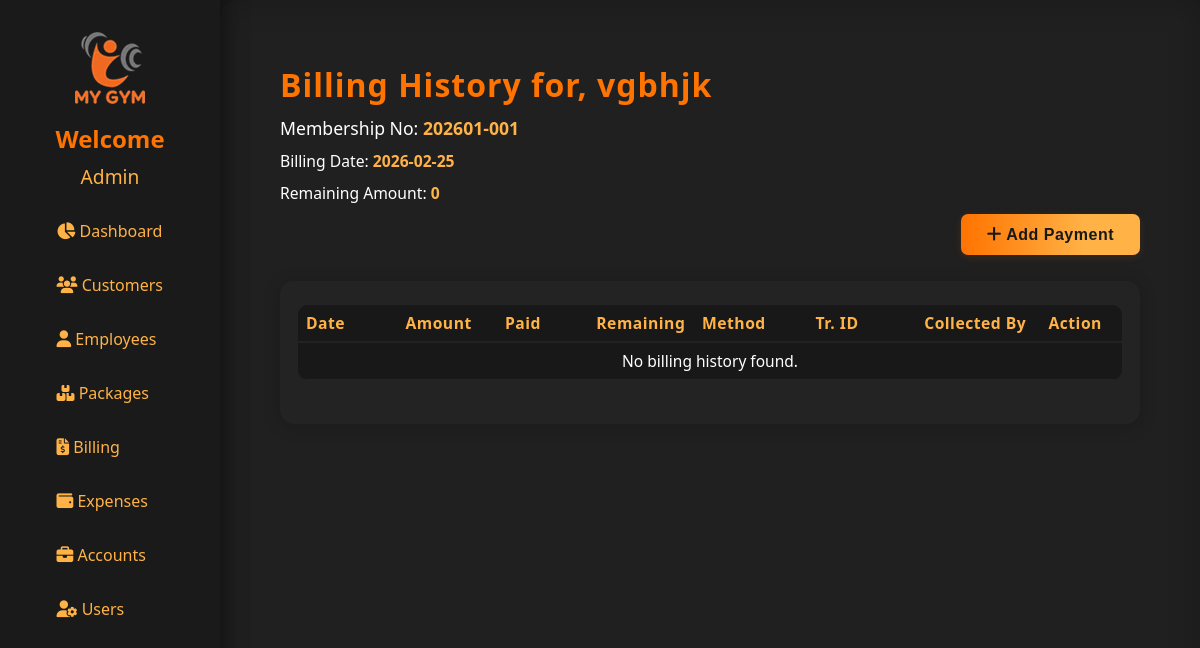
Page /billing_history/51596-2159199-6 (signed in) on the committed database.
### models.py (models this page shows, shortened)
class User(UserMixin, db.Model):
    id = db.Column(db.Integer, primary_key=True)
    username = db.Column(db.String(80), unique=True, nullable=False)
    password_hash = db.Column(db.String(128))
    thumb_id = db.Column(db.String(100))
    role_id = db.Column(db.String(100))
    created_at = db.Column(db.DateTime, default=datetime.utcnow)
    updated_at = db.Column(db.DateTime, default=datetime.utcnow, onupdate=datetime.utcnow)

class Customer(db.Model):
    id = db.Column(db.Integer, primary_key=True)
    membership_no = db.Column(db.String(20), unique=True)
    admission_date = db.Column(db.Date)
    type = db.Column(db.String(32))
    package_id = db.Column(db.Integer, db.ForeignKey('packages.id'))
    status = db.Column(db.String(20), default="Not Paid")
    billing_date = db.Column(db.Date)
    name = db.Column(db.String(120), nullable=False)
    email = db.Column(db.String(120))
    father_or_husband = db.Column(db.String(120))
    cnic = db.Column(db.String(20))
    gender = db.Column(db.String(20))
    marital_status = db.Column(db.String(20))
    blood_group = db.Column(db.String(10))
    dob = db.Column(db.Date)
    height = db.Column(db.Float)
    weight = db.Column(db.Float)
    waist = db.Column(db.Float)
    profession = db.Column(db.String(120))
    nationality = db.Column(db.String(50))
    address = db.Column(db.String(200))
    phone = db.Column(db.String(30))
    emergency_contact = db.Column(db.String(30))
    package = db.Column(db.String(50))
    personal_training_time = db.Column(db.String(50))
    trainer = db.Column(db.String(50))
    bmi_test = db.Column(db.String(10))  # 'Yes' or 'No'
    bmi_value = db.Column(db.Float)
    illnesses = db.Column(db.String(200))
    illness_other = db.Column(db.String(100))
    join_reasons = db.Column(db.String(200))
    terms_accepted = db.Column(db.Boolean, default=False)
    thumb_id = db.Column(db.String(100))
    invoices = db.relationship('Invoice', backref='customer', cascade="all, delete-orphan")
    billings = db.relationship('Billing', backref='customer', primaryjoin="Customer.cnic == foreign(Billing.customer_cnic)", cascade="all, delete-orphan")
    billing_histories = db.relationship('BillingHistory', backref='customer', primaryjoin="Customer.cnic == foreign(BillingHistory.customer_cnic)", cascade="all, delete-orphan")
    created_at = db.Column(db.DateTime, default=datetime.utcnow)
    updated_at = db.Column(db.DateTime, default=datetime.utcnow, onupdate=datetime.utcnow)
    discount_amount = db.Column(db.Integer, default=0)  # New field for discount amount

### app.py (the view)
@app.route('/billing_history/<cnic>', methods=['GET'])
@login_required
def billing_history(cnic):
    customer = Customer.query.filter_by(cnic=cnic).first_or_404()
    employees = Employee.query.all()
    pkg = Packages.query.get(customer.package_id)
    package_price = int(pkg.package_price) if pkg and pkg.package_price else 0
    discount_amount = customer.discount_amount or 0
    billing = Billing.query.filter_by(customer_cnic=customer.cnic).order_by(Billing.payment_date.desc()).first()
    previous_remaining = billing.remaining_amount if billing else 0
    current_balance = billing.remaining_amount if billing else 0
    amount_to_be_paid = package_price - discount_amount + previous_remaining
    history = BillingHistory.query.filter_by(customer_cnic=cnic).order_by(BillingHistory.payment_date.desc()).all()
    serialized_history = [serialize_billing_history(b) for b in history]
    return render_template(
        'billing_history.html',
        customer=customer,
        history=serialized_history,
        employees=employees,
        current_balance=current_balance,
        package_name=pkg.package_name if pkg else '',
        package_price=package_price,
        previous_remaining=previous_remaining,
        amount_to_be_paid=amount_to_be_paid,
    )

### app.py (called while the page is built)
@login_manager.user_loader
def load_user(user_id):
    return db.session.get(User, int(user_id))

### templates/billing_history.html (shortened to what this page needs)
{% extends "base.html" %}
{% block content %}
{% if customer.name|length > 12 %}
  <h1 style="color:#ff7300; letter-spacing:1px; margin-bottom: 10px;" title="{{ customer.name }}">
      Billing History for, {{ customer.name[:12]  }}&hellip;
  </h1>
{% else %}
  <h1 style="color:#ff7300; letter-spacing:1px; margin-bottom: 10px;">
      Billing History for, {{ customer.name }}
  </h1>
{% endif %}
<div style="font-size: 1.1em; margin-bottom: 10px; color: #fff;">
    Membership No: <span style="color:#ffb347; font-weight:600;">{{ customer.membership_no }}</span>
</div>
<div style="font-size: 0.98em; margin-bottom: 10px; color: #fff;">
    Billing Date: <span style="color:#ffb347; font-weight:600;">{{ customer.billing_date }}</span>
</div>
<div style="font-size: 0.98em; margin-bottom: 10px; color: #fff;">
    Remaining Amount: <span style="color:#ffb347; font-weight:600;">{{ current_balance }}</span>
</div>
<div style="text-align: right; margin-bottom: 26px;">
  <button class="leet-btn" style="width:auto; padding:12px 26px; font-size:1em;" onclick="openAddPaymentModal()">
      <i class="fa fa-plus"></i> Add Payment
  </button>
</div>
<div class="customers-table-wrap">
    <table class="customers-table" style="font-size: 0.99em;">
    <thead>
        <tr>
            <th style="width: 100px;">Date</th>
            <th style="width: 90px;">Amount</th>
            <th style="width: 90px;">Paid</th>
            <th style="width: 90px;">Remaining</th>
            <th style="width: 110px;">Method</th>
            <th style="width: 120px;">Tr. ID</th>
            <th style="width: 120px;">Collected By</th>
            <th style="width: 70px;">Action</th>
        </tr>
    </thead>
    <tbody class="customers-table-body">
    {% for b in history %}
    <tr>
        <td>{{ b.payment_date }}</td>
        <td>{{ b.amount_to_be_paid }}</td>
        <td>{{ b.paid_amount }}</td>
        <td>{{ b.remaining_amount  }}</td>
        <td>{{ b.payment_method }}</td>
        <td>
            {% if b.payment_method == 'Online' and b.transaction_id %}
                {{ b.transaction_id }}
            {% else %}
                <span style="color:#aaa;">None</span>
            {% endif %}
        </td>
        <td>
            {% if b.payment_collected_by and b.payment_collected_by|length > 12 %}
                <span title="{{ b.payment_collected_by }}">{{ b.payment_collected_by[:12] }}&hellip;</span>
            {% else %}
                {{ b.payment_collected_by }}
            {% endif %}
        </td>
        <td style="display: flex; justify-content: center; gap: 2px;">
          <button type="button" class="leetpk-btn"  onclick="generateInvoice({{ b.id }})">
                <i class="fa fa-download"></i>
            </button>
          <button type="button" class="leetpk-btn delete-btn"  onclick="openDeleteConfirmationModal('{{ url_for('delete_billing_history', billing_id=b.id, cnic=customer.cnic) }}')">
                <i class="fa fa-trash"></i>
            </button>
        </td>
    </tr>
    {% else %}
    <tr>
        <td colspan="8" style="text-align:center;">No billing history found.</td>
    </tr>
    {% endfor %}
</tbody>
</table>
</div>
{% endblock %}

### templates/base.html (shortened to what this page needs)
<!DOCTYPE html>
<html lang="en">
<head>
    <link rel="stylesheet" href="{{ url_for('static', filename='style.css') }}">
    <link rel="stylesheet" href="https://cdnjs.cloudflare.com/ajax/libs/font-awesome/6.4.2/css/all.min.css">
</head>
<body>
    {% if not hide_sidebar %}
    <div class="sidebar">
        <img src="{{ url_for('static', filename='logo.png') }}" class="logo-center"/>
        <div class="sidebar-user">
            {% if current_user.is_authenticated %}
                <div style="font-size: 1.5em; color: #ff7300; font-weight: 600;">Welcome</div>
                {% if current_user.username|length > 12 %}
                    <div style="font-size: 1.2em;color: #ffb347;margin-top: 8px;word-break: break-word;text-align: center;"
                        title="{{ current_user.username|capitalize }}">
                        {{ current_user.username[:12]|capitalize }}&hellip;
                    </div>
                {% else %}
                    <div style="font-size: 1.2em;color: #ffb347;margin-top: 8px;word-break: break-word;text-align: center;">
                        {{ current_user.username|capitalize }}
                    </div>
                {% endif %}
            {% else %}
                <div style="font-size: 1.5em; color: #ff7300; font-weight: 600;">Welcome to My Gym</div>
            {% endif %}
        </div>
        <div class="sidebar-nav-scroll scroll-hidden" style="height: 450px;">
            <ul>
                <li><a href="/"><i class="fa fa-chart-pie"></i> Dashboard</a></li>
                <li><a href="/customers"><i class="fa fa-users"></i> Customers</a></li>
                {% if current_user.role_id == '1' %}
                    <li>
                        <a href="{{ url_for('employees') }}">
                            <i class="fa fa-user"></i> Employees
                        </a>
                    </li>
                {% endif %}
                <li>
                    <a href="{{ url_for('packages') }}">
                        <i class="fa-solid fa-boxes-stacked"></i> Packages
                    </a>
                </li>
                <li><a href="/billing"><i class="fa fa-file-invoice-dollar"></i> Billing</a></li>
                <li><a href="/expenses"><i class="fa fa-wallet"></i> Expenses</a></li>
                {% if current_user.role_id == '1' %}
                <li><a href="/accounts"><i class="fa fa-briefcase"></i> Accounts</a></li>
                {% endif %}
                {% if current_user.role_id == '1' %}
                <li><a href="/users"><i class="fa fa-user-cog"></i> Users</a></li>
                {% endif %}
                <li><a href="/attendance"> Attendance</a></li>
            </ul>
        </div>
    </div>
    {% endif %}
    <div class="main-content{% if hide_sidebar %} no-sidebar{% endif %}">
        {% block content %}{% endblock %}
    </div>
</body>
</html>

### static/style.css (style rules this page uses)
body { margin: 0; font-family: 'Segoe UI', Arial, sans-serif; background: #181818; color: #fff; }
.leet-btn { background: linear-gradient(90deg, #ff7300, #ffb347 70%); color: #181818; border: none; font-size: 1.01em; font-weight: 600; padding: 14px 0; width: 100%; margin-top: 0px; border-radius: 7px; cursor: pointer; box-shadow: 0 2px 8px rgba(255,115,0,0.13); letter-spacing: 0.5px; transition: background 0.15s, color 0.15s; }
.sidebar { position: fixed; left: 0; top: 0; width: 220px; height: 100%; background: #1a1a1a; padding: 32px 0 0 0; box-shadow: 2px 0 24px #0006; display: flex; flex-direction: column; align-items: center; z-index: 100; }
.logo-center { display: block; margin: 0 auto 18px auto; max-width: 90px; }
.sidebar ul { list-style: none; padding: 0; width: 100%; }
.sidebar ul li { margin: 0; width: 100%; }
.scroll-hidden { overflow-y: auto; scrollbar-width: none; -ms-overflow-style: none; }
.sidebar ul li a { display: block; color: #ffb347; padding: 14px 36px; font-size: 1em; text-decoration: none; border-radius: 0 20px 20px 0; transition: background 0.18s, color 0.18s; margin-bottom: 4px; }
.main-content { margin-left: 220px; padding: 42px 5vw 32px 5vw; min-height: 100vh; background: #202020; box-shadow: 0 0 32px #0003 inset; border-radius: 18px 0 0 0; }
body, .main-content, .login-container { animation: fadein 0.7s; }
.customers-table-wrap { background: #232323; padding: 24px 18px; border-radius: 14px; box-shadow: 0 2px 18px #0003; overflow-x: auto; }
.customers-table { width: 100%; border-collapse: collapse; color: #fff; background: transparent; font-size: 0.97em; }
.customers-table-body { width: 100%; border-collapse: collapse; color: #fff; background: transparent; font-size: 0.99em; }
.customers-table th, .customers-table td { padding-top: 12px; padding-bottom: 12px; }
.customers-table { width: 100%; border-collapse: collapse; background: #181818; margin-bottom: 20px; border-radius: 10px; overflow: hidden; }
.customers-table th, .customers-table td { padding: 14px 10px; text-align: center; border-bottom: 1px solid #232323; font-size: 1em; }
.customers-table th { background: #232323; color: #ffb347; font-weight: 600; letter-spacing: 0.5px; border-bottom: 2px solid #ff7300; }
.customers-table tbody tr:last-child td { border-bottom: none; }
.customers-table th, .customers-table td { padding: 14px 18px; text-align: left; }
.customers-table th { background: #181818; color: #ffb347; font-weight: 600; letter-spacing: 0.5px; border-bottom: 2px solid #222; }
.customers-table tr { border-bottom: 1.5px solid #252525; transition: background 0.15s; }
.leet-btn { background: linear-gradient(90deg, #ff7300, #ffb347 70%); color: #181818; border: none; font-size: 1.1em; font-weight: 600; padding: 13px 0; width: 100%; border-radius: 7px; cursor: pointer; margin-top: 0px; box-shadow: 0 2px 8px rgba(255,115,0,0.13); letter-spacing: 0.5px; transition: background 0.15s, color 0.15s; }
.fa { font-size: 1.05em; }
.customers-table th, .customers-table td { padding: 7px 8px; font-size: 0.99em; vertical-align: middle; }
.leet-btn { height: 41px; font-size: 1.08em; }

### rows in the picture
User: username "Admin"
Customer: name "vgbhjk", membership_no "202601-001", billing_date "2026-02-25"

### other values in the picture
{{ current_balance }} "0"
